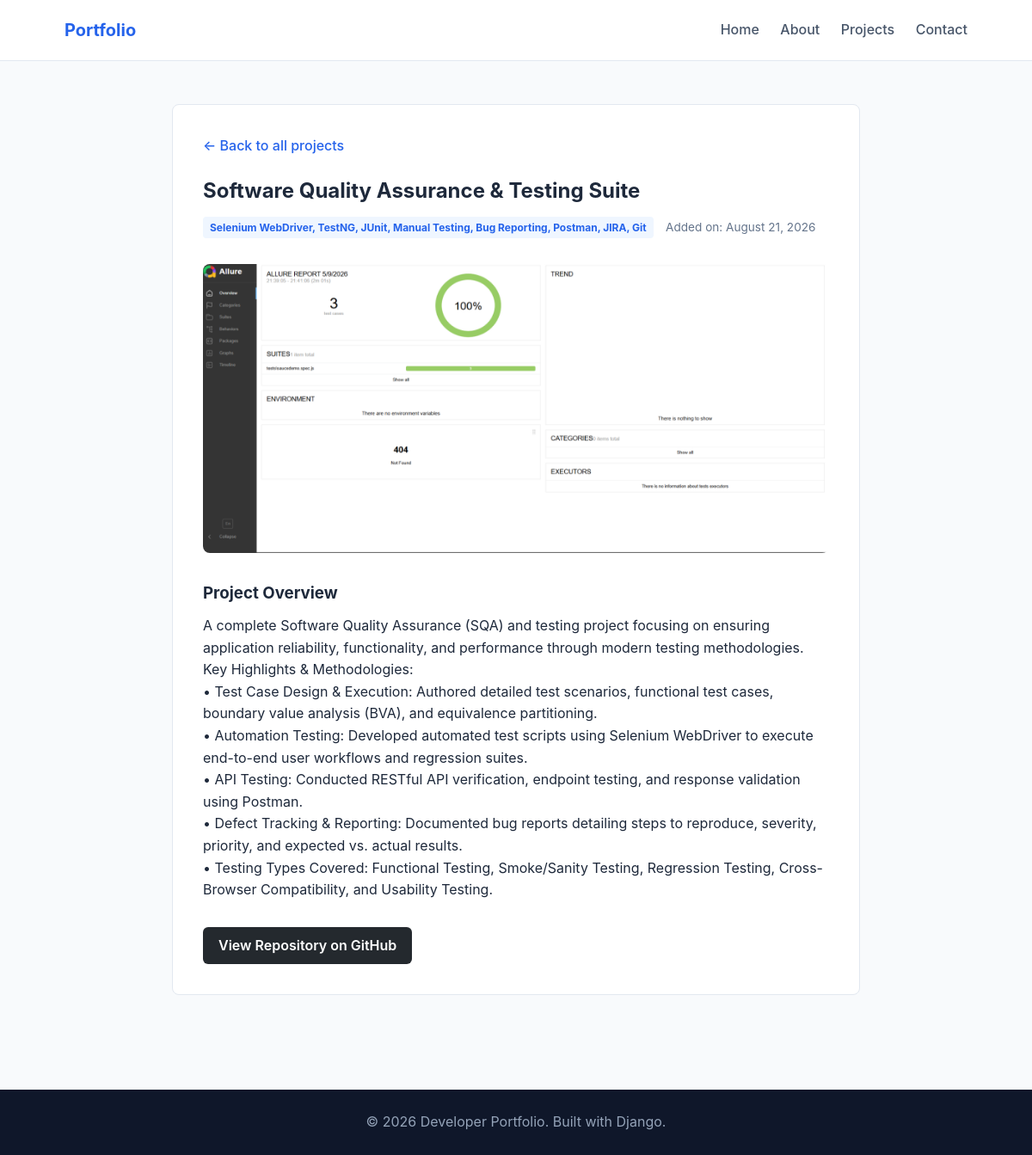
The app's page /projects/2/ with its own data.
### portfolio/models.py (models this page shows, shortened)
class Project(models.Model):
    title = models.CharField(max_length=200)
    short_description = models.CharField(max_length=300)
    description = models.TextField()
    technology = models.CharField(max_length=150)
    image = models.ImageField(upload_to='projects/', blank=True, null=True)
    github_link = models.URLField(max_length=250, blank=True)
    created_at = models.DateTimeField(auto_now_add=True)

### portfolio/views.py (the view)
# urls.py: path('projects/<int:pk>/', views.project_detail, name='project_detail'),
def project_detail(request, pk):
    project = get_object_or_404(Project, pk=pk)
    return render(request, 'portfolio/project_detail.html', {'project': project})

### portfolio/templates/portfolio/project_detail.html (shortened to what this page needs)
{% extends 'portfolio/base.html' %}
{% block content %}
<section class="page-container container">
  <div class="detail-card">
    <a href="{% url 'project_list' %}" class="back-link">← Back to all projects</a>
    <h1 style="margin-bottom: 10px;">{{ project.title }}</h1>
    <div style="margin-bottom: 20px;">
      <span class="tech-tag">{{ project.technology }}</span>
      <span style="color: #64748b; font-size: 0.85rem; margin-left: 10px;">Added on: {{ project.created_at|date:"F d, Y" }}</span>
    </div>
    {% if project.image %}
    <div class="detail-img-wrapper">
      <img src="{{ project.image.url }}" alt="{{ project.title }}" class="detail-img">
    </div>
    {% endif %}
    <div style="margin: 25px 0;">
      <h3 style="margin-bottom: 10px;">Project Overview</h3>
      <p style="color: #475569;">{{ project.description|linebreaks }}</p>
    </div>
    <div class="detail-actions">
      {% if project.github_link %}
      <a href="{{ project.github_link }}" target="_blank" class="btn btn-github">View Repository on GitHub</a>
      {% endif %}
    </div>
  </div>
</section>
{% endblock %}

### portfolio/static/portfolio/style.css (style rules this page uses)
* { margin: 0; padding: 0; box-sizing: border-box; }
body { font-family: -apple-system, BlinkMacSystemFont, "Segoe UI", Roboto, Oxygen, Ubuntu, Cantarell, sans-serif; color: #1e293b; background-color: #f8fafc; line-height: 1.6; }
.container { width: 90%; max-width: 1100px; margin: 0 auto; padding: 0 15px; }
.btn { display: inline-block; padding: 9px 18px; border-radius: 6px; font-weight: 600; text-decoration: none; cursor: pointer; transition: all 0.2s ease; }
.btn-github { background-color: #24292e; color: #ffffff; }
.skills-section, .featured-section, .page-container { padding: 50px 0; }
.tech-tag { display: inline-block; align-self: flex-start; background-color: #eff6ff; color: #2563eb; font-size: 0.75rem; font-weight: 700; padding: 3px 8px; border-radius: 4px; margin-bottom: 10px; }
.detail-card, .about-card, .contact-box { background: #ffffff; padding: 35px; border-radius: 8px; border: 1px solid #e2e8f0; max-width: 800px; margin: 0 auto; }
.back-link { display: inline-block; margin-bottom: 20px; text-decoration: none; color: #2563eb; font-weight: 500; }
.detail-img-wrapper { margin: 20px 0; }
.detail-img { width: 100%; max-height: 400px; object-fit: cover; border-radius: 8px; }
.detail-actions { margin-top: 30px; display: flex; gap: 15px; }

### records on screen
Project: title "Software Quality Assurance & Testing Suite", technology "Selenium WebDriver, TestNG, JUnit, Manual Testing, Bug Reporting, Postman, JIRA, Git", created_at "August 21, 2026", image (picture), description "A complete Software Quality Assurance (SQA) and testing project focusing on ensuring application reliability, functionality, and performance through modern testing methodologies. Key Highlights & Methodologies: • Test Case Design & Execution: Authored detailed test scenarios, functional test cases, boundary value analysis (BVA), and equivalence partitioning. • Automation Testing: Developed automated test scripts using Selenium WebDriver to execute end-to-end user workflows and regression suites. • API Testing: Conducted RESTful API verification, endpoint testing, and response validation using Postman. • Defect Tracking & Reporting: Documented bug reports detailing steps to reproduce,…"
